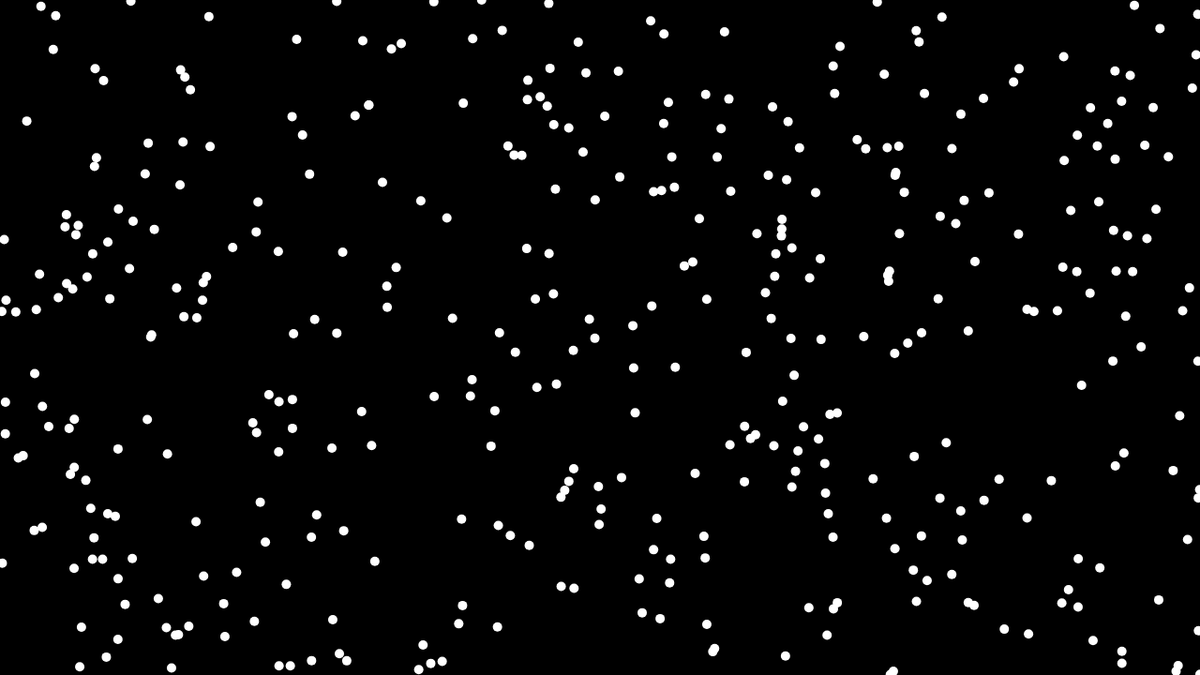
Frame 1 (no input)
Frame 60 (no input): identical to frame 1, image omitted
Frame 120 (the mouse pressed at the canvas centre since frame 60): identical to frame 1, image omitted

The p5.js sketch that drew this single still picture (run headless with seeded random() and noise() and a simulated clock; from frame 60 on, the mouse is pressed at the canvas centre):

// p5.js sketch
// ── sketch.js

  ehs = [];
var diameter = 10


function setup() {
  createCanvas(1280, 720);
  for (var i = 0; i < 400; i++) {
    ehs[i] = {
      x: random(0, width),
      y: random(0, height),
      display: function() {
        fill(255, 255, 255)
        noStroke();
        ellipse(this.x, this.y, diameter, diameter);
          
      },
    }
  }
}


  function draw() {
    background(0);
    for(var i = 0; i < ehs.length; i++) {
    ehs[i].display();
    //diameter --
  }
}
